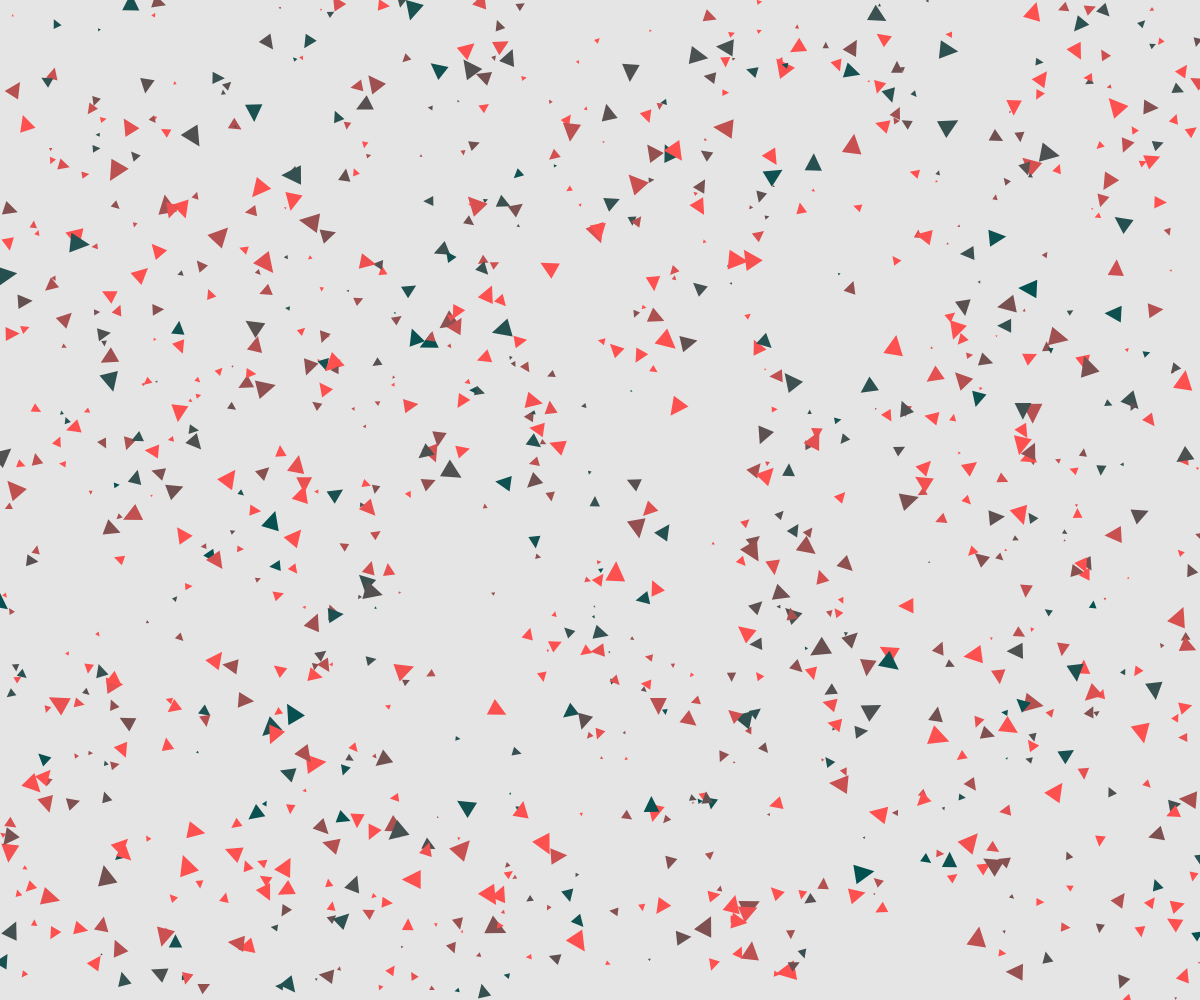
Frame 1 (no input)
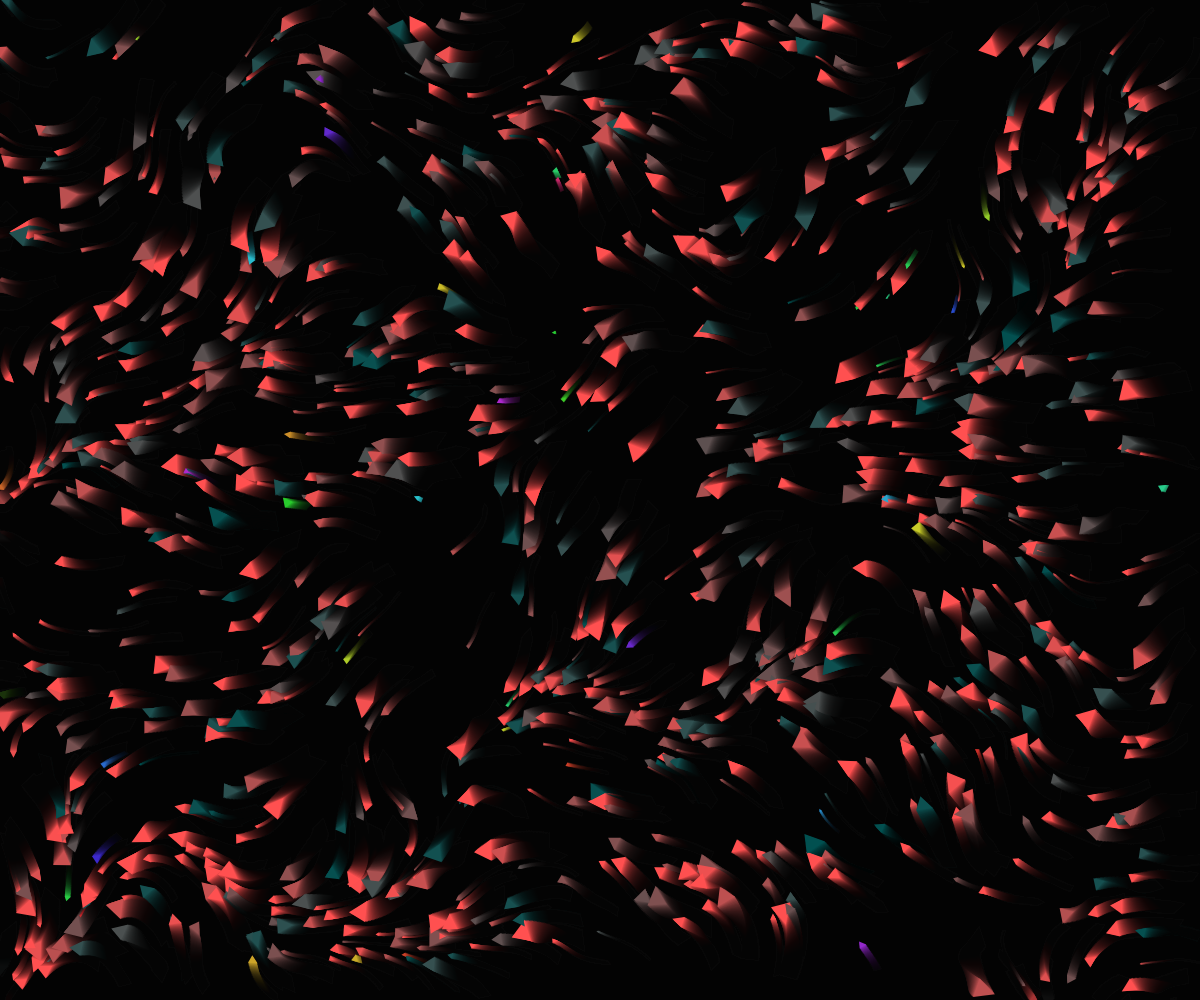
Frame 60 (no input)
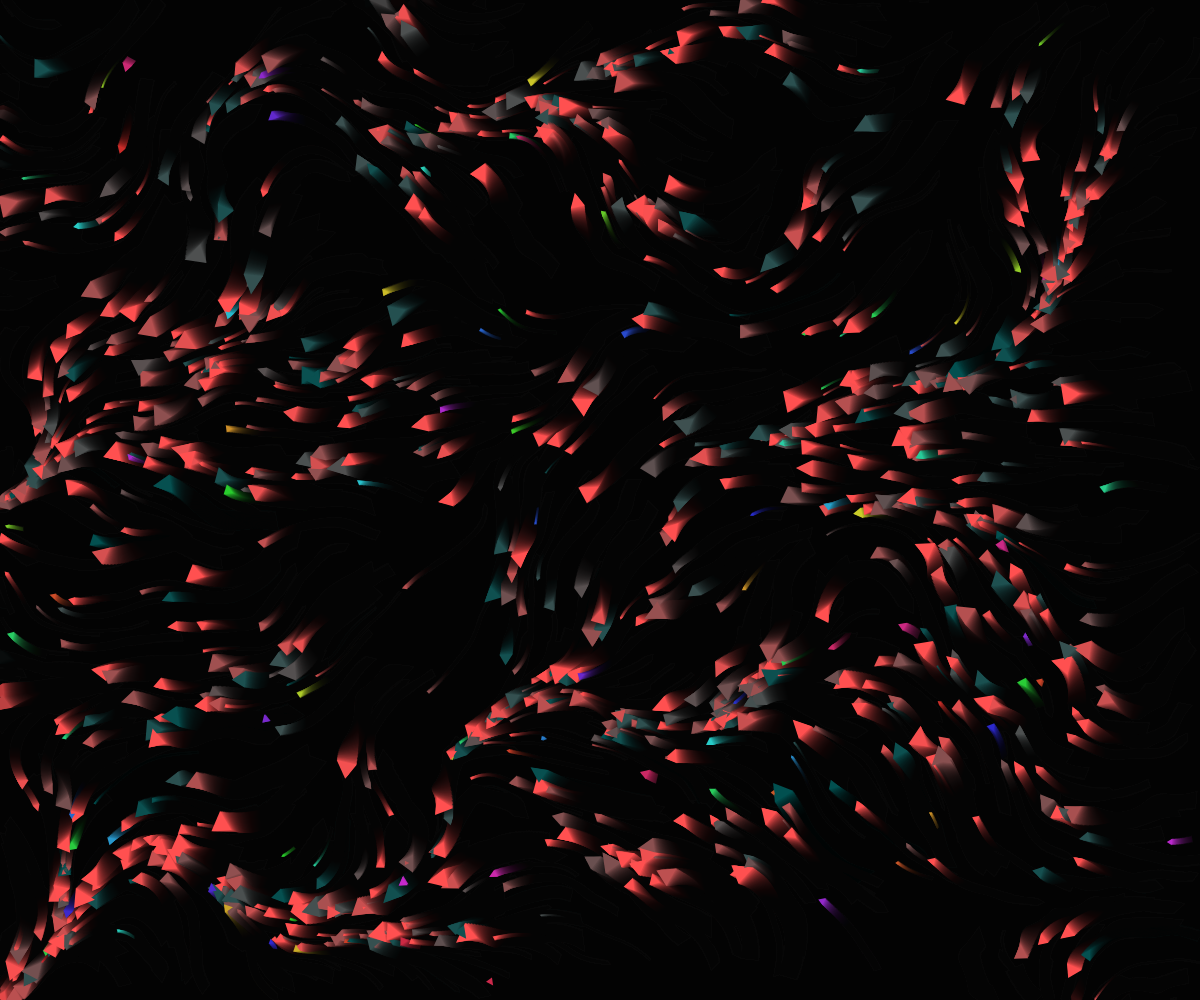
Frame 120 (the mouse pressed at the canvas centre since frame 60)

The p5.js sketch that drew these frames (run headless with seeded random() and noise() and a simulated clock; from frame 60 on, the mouse is pressed at the canvas centre):

// p5.js sketch
// ── sketch.js
let particles = [];
let num = 1000;
const noiseScale = 0.01/2;
let flowChangeRate = 0.001; 

function setup() {
  createCanvas(windowWidth, windowHeight);
  resetParticles();
  
  noStroke();
  clear();
  colorMode(HSB, 360, 100, 100, 1);
}

function draw() {
  background(0, 0, 0, 0.1);

  for(let i = 0; i < num; i++) {
    let p = particles[i];
    fill(p.brightness);
    push();
    translate(p.x, p.y);
    rotate(p.rotation);
    triangle(0, -p.size/2, -p.size/2, p.size/2, p.size/2, p.size/2);
    pop();
    
   
    let n = noise(p.x * noiseScale, p.y * noiseScale, frameCount * flowChangeRate);
    let a = TAU * n;
    p.x += cos(a);
    p.y += sin(a);
    p.rotation += p.rotationSpeed;
    
    if(!onScreen(p)) {
      p.x = random(width);
      p.y = random(height);
      p.brightness = color(random(360), 80, 80);
      p.size = random(2, 10); 
      p.rotation = random(TWO_PI);
      p.rotationSpeed = random(-0.05, 0.05);
    }
  }
}

function onScreen(v) {
  return v.x >= 0 && v.x <= width && v.y >= 0 && v.y <= height;
}

function windowResized() {
  resizeCanvas(windowWidth, windowHeight);
  resetParticles();
}

function resetParticles() {
  particles = [];
  for(let i = 0; i < num; i++) {
    particles.push({
      x: random(width),
      y: random(height),
      brightness: color(random(360), 80, 80),
      size: random(2, 20), 
      rotation: random(TWO_PI),
      rotationSpeed: random(-0.05, 0.05)
    });
  }
}
// ── index copy.html
<!DOCTYPE html>
<html lang="en">
<head>
  <meta charset="UTF-8">
  <meta name="viewport" content="width=device-width, initial-scale=1.0">
  <title>p5.js Sketch</title>
  <script src="p5.js"></script> <!-- Make sure this path matches where you put p5.min.js -->
  <script src="sketch.js"></script>
  <style>
    body { margin: 0; overflow: hidden; }
    canvas { display: block; }
  </style>
</head>
<body>
</body>
</html>
